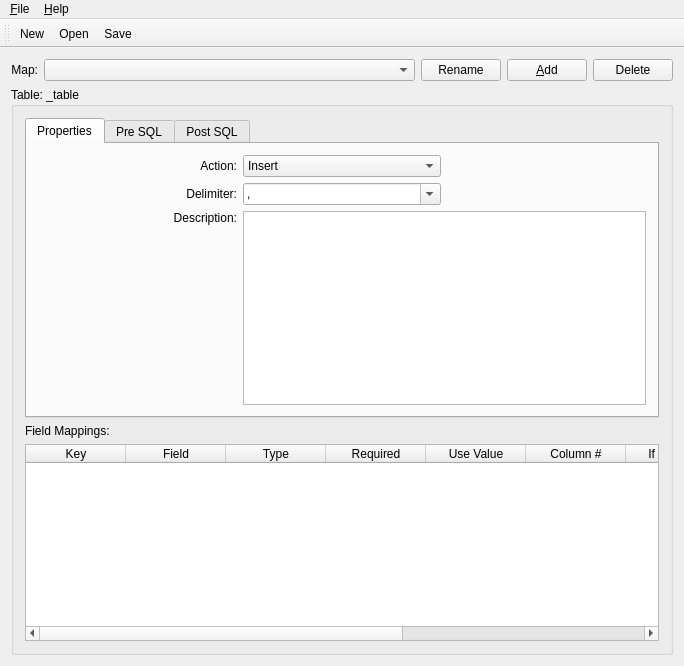
<?xml version="1.0" encoding="UTF-8"?>
<ui version="4.0">
 <class>CSVAtlasWindow</class>
 <widget class="QMainWindow" name="CSVAtlasWindow">
  <property name="geometry">
   <rect>
    <x>0</x>
    <y>0</y>
    <width>684</width>
    <height>666</height>
   </rect>
  </property>
  <property name="windowTitle">
   <string>CSV Atlas</string>
  </property>
  <widget class="QWidget" name="widget">
   <layout class="QVBoxLayout">
    <item>
     <layout class="QHBoxLayout">
      <item>
       <widget class="QLabel" name="_lblMap">
        <property name="text">
         <string>Map:</string>
        </property>
        <property name="alignment">
         <set>Qt::AlignRight|Qt::AlignTrailing|Qt::AlignVCenter</set>
        </property>
        <property name="buddy">
         <cstring>_map</cstring>
        </property>
       </widget>
      </item>
      <item>
       <widget class="QComboBox" name="_map">
        <property name="sizePolicy">
         <sizepolicy hsizetype="Expanding" vsizetype="Fixed">
          <horstretch>0</horstretch>
          <verstretch>0</verstretch>
         </sizepolicy>
        </property>
        <property name="insertPolicy">
         <enum>QComboBox::InsertAlphabetically</enum>
        </property>
       </widget>
      </item>
      <item>
       <widget class="QPushButton" name="_rename">
        <property name="text">
         <string>Rename</string>
        </property>
       </widget>
      </item>
      <item>
       <widget class="QPushButton" name="_add">
        <property name="text">
         <string>&amp;Add</string>
        </property>
        <property name="shortcut">
         <string>Alt+A</string>
        </property>
       </widget>
      </item>
      <item>
       <widget class="QPushButton" name="_delete">
        <property name="text">
         <string>Delete</string>
        </property>
       </widget>
      </item>
     </layout>
    </item>
    <item>
     <widget class="QGroupBox" name="_table">
      <property name="title">
       <string>Table: _table</string>
      </property>
      <layout class="QVBoxLayout">
       <item>
        <widget class="QTabWidget" name="_tabs">
         <property name="currentIndex">
          <number>0</number>
         </property>
         <widget class="QWidget" name="_propertiesTab">
          <attribute name="title">
           <string>Properties</string>
          </attribute>
          <layout class="QVBoxLayout">
           <item>
            <layout class="QGridLayout">
             <item row="0" column="0">
              <widget class="QLabel" name="_lblAction">
               <property name="text">
                <string>Action:</string>
               </property>
               <property name="alignment">
                <set>Qt::AlignRight|Qt::AlignTrailing|Qt::AlignVCenter</set>
               </property>
               <property name="buddy">
                <cstring>_action</cstring>
               </property>
              </widget>
             </item>
             <item row="3" column="0">
              <widget class="QLabel" name="_lblDescription">
               <property name="text">
                <string>Description:</string>
               </property>
               <property name="alignment">
                <set>Qt::AlignRight|Qt::AlignTop|Qt::AlignTrailing</set>
               </property>
               <property name="buddy">
                <cstring>_description</cstring>
               </property>
              </widget>
             </item>
             <item row="3" column="1" colspan="2">
              <widget class="QTextEdit" name="_description"/>
             </item>
             <item row="1" column="0">
              <widget class="QLabel" name="_delimiterLit">
               <property name="text">
                <string>Delimiter:</string>
               </property>
               <property name="alignment">
                <set>Qt::AlignRight|Qt::AlignTrailing|Qt::AlignVCenter</set>
               </property>
               <property name="buddy">
                <cstring>_delimiter</cstring>
               </property>
              </widget>
             </item>
             <item row="0" column="1">
              <widget class="QComboBox" name="_action">
               <item>
                <property name="text">
                 <string>Insert</string>
                </property>
               </item>
              </widget>
             </item>
             <item row="1" column="1">
              <widget class="QComboBox" name="_delimiter">
               <property name="editable">
                <bool>true</bool>
               </property>
               <item>
                <property name="text">
                 <string notr="true">,</string>
                </property>
               </item>
               <item>
                <property name="text">
                 <string notr="true">.</string>
                </property>
               </item>
               <item>
                <property name="text">
                 <string notr="true">{ tab }</string>
                </property>
               </item>
               <item>
                <property name="text">
                 <string notr="true">;</string>
                </property>
               </item>
               <item>
                <property name="text">
                 <string notr="true">:</string>
                </property>
               </item>
              </widget>
             </item>
             <item row="0" column="2">
              <spacer name="spacer6">
               <property name="orientation">
                <enum>Qt::Horizontal</enum>
               </property>
              </spacer>
             </item>
            </layout>
           </item>
          </layout>
         </widget>
         <widget class="QWidget" name="_preSqlTab">
          <attribute name="title">
           <string>Pre SQL</string>
          </attribute>
          <layout class="QVBoxLayout">
           <item>
            <widget class="QTextEdit" name="_preSql">
             <property name="font">
              <font>
               <family>Courier</family>
              </font>
             </property>
            </widget>
           </item>
           <item>
            <widget class="QCheckBox" name="_sqlPreContinueOnError">
             <property name="text">
              <string>Continue load on errors</string>
             </property>
            </widget>
           </item>
          </layout>
         </widget>
         <widget class="QWidget" name="_postSqlTab">
          <attribute name="title">
           <string>Post SQL</string>
          </attribute>
          <layout class="QVBoxLayout">
           <item>
            <widget class="QTextEdit" name="_postSql">
             <property name="font">
              <font>
               <family>Courier</family>
              </font>
             </property>
            </widget>
           </item>
          </layout>
         </widget>
        </widget>
       </item>
       <item>
        <widget class="QLabel" name="_lblFieldMappings">
         <property name="text">
          <string>Field Mappings:</string>
         </property>
         <property name="buddy">
          <cstring>_fields</cstring>
         </property>
        </widget>
       </item>
       <item>
        <widget class="QTableWidget" name="_fields">
         <property name="sizePolicy">
          <sizepolicy hsizetype="Expanding" vsizetype="Expanding">
           <horstretch>0</horstretch>
           <verstretch>1</verstretch>
          </sizepolicy>
         </property>
         <column>
          <property name="text">
           <string>Key</string>
          </property>
         </column>
         <column>
          <property name="text">
           <string>Field</string>
          </property>
         </column>
         <column>
          <property name="text">
           <string>Type</string>
          </property>
         </column>
         <column>
          <property name="text">
           <string>Required</string>
          </property>
         </column>
         <column>
          <property name="text">
           <string>Use Value</string>
          </property>
         </column>
         <column>
          <property name="text">
           <string>Column #</string>
          </property>
         </column>
         <column>
          <property name="text">
           <string>If Col. Null</string>
          </property>
         </column>
         <column>
          <property name="text">
           <string>Alt. Column #</string>
          </property>
         </column>
         <column>
          <property name="text">
           <string>Alt. If Null</string>
          </property>
         </column>
         <column>
          <property name="text">
           <string>Alt. Value</string>
          </property>
         </column>
        </widget>
       </item>
      </layout>
     </widget>
    </item>
   </layout>
  </widget>
  <widget class="QToolBar" name="toolBar">
   <attribute name="toolBarArea">
    <enum>TopToolBarArea</enum>
   </attribute>
   <attribute name="toolBarBreak">
    <bool>false</bool>
   </attribute>
   <addaction name="fileNewAction"/>
   <addaction name="fileOpenAction"/>
   <addaction name="fileSaveAction"/>
  </widget>
  <widget class="QMenuBar" name="MenuBar">
   <property name="geometry">
    <rect>
     <x>0</x>
     <y>0</y>
     <width>684</width>
     <height>22</height>
    </rect>
   </property>
   <widget class="QMenu" name="fileMenu">
    <property name="title">
     <string>&amp;File</string>
    </property>
    <addaction name="fileNewAction"/>
    <addaction name="fileOpenAction"/>
    <addaction name="fileSaveAction"/>
    <addaction name="fileSaveAsAction"/>
    <addaction name="separator"/>
    <addaction name="filePrintAction"/>
    <addaction name="separator"/>
    <addaction name="fileExitAction"/>
   </widget>
   <widget class="QMenu" name="helpMenu">
    <property name="title">
     <string>&amp;Help</string>
    </property>
    <addaction name="helpContentsAction"/>
    <addaction name="helpIndexAction"/>
    <addaction name="separator"/>
    <addaction name="helpAboutAction"/>
   </widget>
   <addaction name="fileMenu"/>
   <addaction name="helpMenu"/>
  </widget>
  <action name="fileNewAction">
   <property name="icon">
    <iconset>
     <normaloff>image1</normaloff>image1</iconset>
   </property>
   <property name="text">
    <string>&amp;New</string>
   </property>
   <property name="iconText">
    <string>New</string>
   </property>
   <property name="shortcut">
    <string>Ctrl+N</string>
   </property>
   <property name="name" stdset="0">
    <cstring>fileNewAction</cstring>
   </property>
  </action>
  <action name="fileOpenAction">
   <property name="icon">
    <iconset>
     <normaloff>image2</normaloff>image2</iconset>
   </property>
   <property name="text">
    <string>&amp;Open...</string>
   </property>
   <property name="iconText">
    <string>Open</string>
   </property>
   <property name="shortcut">
    <string>Ctrl+O</string>
   </property>
   <property name="name" stdset="0">
    <cstring>fileOpenAction</cstring>
   </property>
  </action>
  <action name="fileSaveAction">
   <property name="icon">
    <iconset>
     <normaloff>image3</normaloff>image3</iconset>
   </property>
   <property name="text">
    <string>&amp;Save</string>
   </property>
   <property name="iconText">
    <string>Save</string>
   </property>
   <property name="shortcut">
    <string>Ctrl+S</string>
   </property>
   <property name="name" stdset="0">
    <cstring>fileSaveAction</cstring>
   </property>
  </action>
  <action name="fileSaveAsAction">
   <property name="text">
    <string>Save &amp;As...</string>
   </property>
   <property name="iconText">
    <string>Save As</string>
   </property>
   <property name="shortcut">
    <string/>
   </property>
   <property name="name" stdset="0">
    <cstring>fileSaveAsAction</cstring>
   </property>
  </action>
  <action name="filePrintAction">
   <property name="icon">
    <iconset>
     <normaloff>image4</normaloff>image4</iconset>
   </property>
   <property name="text">
    <string>&amp;Print...</string>
   </property>
   <property name="iconText">
    <string>Print</string>
   </property>
   <property name="shortcut">
    <string>Ctrl+P</string>
   </property>
   <property name="name" stdset="0">
    <cstring>filePrintAction</cstring>
   </property>
  </action>
  <action name="fileExitAction">
   <property name="text">
    <string>&amp;Close</string>
   </property>
   <property name="iconText">
    <string>&amp;Close</string>
   </property>
   <property name="shortcut">
    <string/>
   </property>
   <property name="name" stdset="0">
    <cstring>fileExitAction</cstring>
   </property>
  </action>
  <action name="helpContentsAction">
   <property name="text">
    <string>&amp;Contents...</string>
   </property>
   <property name="iconText">
    <string>Contents</string>
   </property>
   <property name="shortcut">
    <string/>
   </property>
   <property name="name" stdset="0">
    <cstring>helpContentsAction</cstring>
   </property>
  </action>
  <action name="helpIndexAction">
   <property name="text">
    <string>&amp;Index...</string>
   </property>
   <property name="iconText">
    <string>Index</string>
   </property>
   <property name="shortcut">
    <string/>
   </property>
   <property name="name" stdset="0">
    <cstring>helpIndexAction</cstring>
   </property>
  </action>
  <action name="helpAboutAction">
   <property name="text">
    <string>&amp;About</string>
   </property>
   <property name="iconText">
    <string>About</string>
   </property>
   <property name="shortcut">
    <string/>
   </property>
   <property name="name" stdset="0">
    <cstring>helpAboutAction</cstring>
   </property>
  </action>
 </widget>
 <layoutdefault spacing="6" margin="11"/>
 <tabstops>
  <tabstop>_map</tabstop>
  <tabstop>_rename</tabstop>
  <tabstop>_add</tabstop>
  <tabstop>_delete</tabstop>
  <tabstop>_tabs</tabstop>
  <tabstop>_action</tabstop>
  <tabstop>_delimiter</tabstop>
  <tabstop>_description</tabstop>
  <tabstop>_fields</tabstop>
  <tabstop>_preSql</tabstop>
  <tabstop>_sqlPreContinueOnError</tabstop>
  <tabstop>_postSql</tabstop>
 </tabstops>
 <resources/>
 <connections>
  <connection>
   <sender>fileNewAction</sender>
   <signal>triggered()</signal>
   <receiver>CSVAtlasWindow</receiver>
   <slot>fileNew()</slot>
   <hints>
    <hint type="sourcelabel">
     <x>-1</x>
     <y>-1</y>
    </hint>
    <hint type="destinationlabel">
     <x>20</x>
     <y>20</y>
    </hint>
   </hints>
  </connection>
  <connection>
   <sender>fileOpenAction</sender>
   <signal>triggered()</signal>
   <receiver>CSVAtlasWindow</receiver>
   <slot>fileOpen()</slot>
   <hints>
    <hint type="sourcelabel">
     <x>-1</x>
     <y>-1</y>
    </hint>
    <hint type="destinationlabel">
     <x>20</x>
     <y>20</y>
    </hint>
   </hints>
  </connection>
  <connection>
   <sender>fileSaveAction</sender>
   <signal>triggered()</signal>
   <receiver>CSVAtlasWindow</receiver>
   <slot>fileSave()</slot>
   <hints>
    <hint type="sourcelabel">
     <x>-1</x>
     <y>-1</y>
    </hint>
    <hint type="destinationlabel">
     <x>20</x>
     <y>20</y>
    </hint>
   </hints>
  </connection>
  <connection>
   <sender>fileSaveAsAction</sender>
   <signal>triggered()</signal>
   <receiver>CSVAtlasWindow</receiver>
   <slot>fileSaveAs()</slot>
   <hints>
    <hint type="sourcelabel">
     <x>-1</x>
     <y>-1</y>
    </hint>
    <hint type="destinationlabel">
     <x>20</x>
     <y>20</y>
    </hint>
   </hints>
  </connection>
  <connection>
   <sender>filePrintAction</sender>
   <signal>triggered()</signal>
   <receiver>CSVAtlasWindow</receiver>
   <slot>filePrint()</slot>
   <hints>
    <hint type="sourcelabel">
     <x>-1</x>
     <y>-1</y>
    </hint>
    <hint type="destinationlabel">
     <x>20</x>
     <y>20</y>
    </hint>
   </hints>
  </connection>
  <connection>
   <sender>fileExitAction</sender>
   <signal>triggered()</signal>
   <receiver>CSVAtlasWindow</receiver>
   <slot>close()</slot>
   <hints>
    <hint type="sourcelabel">
     <x>-1</x>
     <y>-1</y>
    </hint>
    <hint type="destinationlabel">
     <x>20</x>
     <y>20</y>
    </hint>
   </hints>
  </connection>
  <connection>
   <sender>helpIndexAction</sender>
   <signal>triggered()</signal>
   <receiver>CSVAtlasWindow</receiver>
   <slot>helpIndex()</slot>
   <hints>
    <hint type="sourcelabel">
     <x>-1</x>
     <y>-1</y>
    </hint>
    <hint type="destinationlabel">
     <x>20</x>
     <y>20</y>
    </hint>
   </hints>
  </connection>
  <connection>
   <sender>helpContentsAction</sender>
   <signal>triggered()</signal>
   <receiver>CSVAtlasWindow</receiver>
   <slot>helpContents()</slot>
   <hints>
    <hint type="sourcelabel">
     <x>-1</x>
     <y>-1</y>
    </hint>
    <hint type="destinationlabel">
     <x>20</x>
     <y>20</y>
    </hint>
   </hints>
  </connection>
  <connection>
   <sender>helpAboutAction</sender>
   <signal>triggered()</signal>
   <receiver>CSVAtlasWindow</receiver>
   <slot>helpAbout()</slot>
   <hints>
    <hint type="sourcelabel">
     <x>-1</x>
     <y>-1</y>
    </hint>
    <hint type="destinationlabel">
     <x>20</x>
     <y>20</y>
    </hint>
   </hints>
  </connection>
  <connection>
   <sender>_map</sender>
   <signal>activated(int)</signal>
   <receiver>CSVAtlasWindow</receiver>
   <slot>sMapChanged(int)</slot>
   <hints>
    <hint type="sourcelabel">
     <x>20</x>
     <y>20</y>
    </hint>
    <hint type="destinationlabel">
     <x>20</x>
     <y>20</y>
    </hint>
   </hints>
  </connection>
  <connection>
   <sender>_add</sender>
   <signal>clicked()</signal>
   <receiver>CSVAtlasWindow</receiver>
   <slot>sAddMap()</slot>
   <hints>
    <hint type="sourcelabel">
     <x>20</x>
     <y>20</y>
    </hint>
    <hint type="destinationlabel">
     <x>20</x>
     <y>20</y>
    </hint>
   </hints>
  </connection>
  <connection>
   <sender>_delete</sender>
   <signal>clicked()</signal>
   <receiver>CSVAtlasWindow</receiver>
   <slot>sDeleteMap()</slot>
   <hints>
    <hint type="sourcelabel">
     <x>20</x>
     <y>20</y>
    </hint>
    <hint type="destinationlabel">
     <x>20</x>
     <y>20</y>
    </hint>
   </hints>
  </connection>
  <connection>
   <sender>_rename</sender>
   <signal>clicked()</signal>
   <receiver>CSVAtlasWindow</receiver>
   <slot>sRenameMap()</slot>
   <hints>
    <hint type="sourcelabel">
     <x>20</x>
     <y>20</y>
    </hint>
    <hint type="destinationlabel">
     <x>20</x>
     <y>20</y>
    </hint>
   </hints>
  </connection>
 </connections>
</ui>
